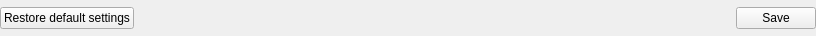
<?xml version="1.0" encoding="UTF-8"?>
<ui version="4.0">
 <class>RgSettingsButtonsView</class>
 <widget class="QWidget" name="RgSettingsButtonsView">
  <property name="geometry">
   <rect>
    <x>0</x>
    <y>0</y>
    <width>816</width>
    <height>36</height>
   </rect>
  </property>
  <property name="sizePolicy">
   <sizepolicy hsizetype="Preferred" vsizetype="Fixed">
    <horstretch>0</horstretch>
    <verstretch>0</verstretch>
   </sizepolicy>
  </property>
  <property name="minimumSize">
   <size>
    <width>0</width>
    <height>36</height>
   </size>
  </property>
  <property name="windowTitle">
   <string>Form</string>
  </property>
  <layout class="QVBoxLayout" name="verticalLayout">
   <property name="sizeConstraint">
    <enum>QLayout::SetMinimumSize</enum>
   </property>
   <property name="leftMargin">
    <number>0</number>
   </property>
   <property name="topMargin">
    <number>5</number>
   </property>
   <property name="rightMargin">
    <number>0</number>
   </property>
   <property name="bottomMargin">
    <number>5</number>
   </property>
   <item>
    <layout class="QHBoxLayout" name="buttonLayout">
     <property name="spacing">
      <number>6</number>
     </property>
     <property name="leftMargin">
      <number>0</number>
     </property>
     <property name="topMargin">
      <number>0</number>
     </property>
     <property name="rightMargin">
      <number>0</number>
     </property>
     <property name="bottomMargin">
      <number>0</number>
     </property>
     <item>
      <widget class="QPushButton" name="defaultSettingsPushButton">
       <property name="sizePolicy">
        <sizepolicy hsizetype="Minimum" vsizetype="Minimum">
         <horstretch>0</horstretch>
         <verstretch>0</verstretch>
        </sizepolicy>
       </property>
       <property name="text">
        <string>Restore default settings</string>
       </property>
       <property name="flat">
        <bool>false</bool>
       </property>
      </widget>
     </item>
     <item>
      <spacer name="horizontalSpacer">
       <property name="orientation">
        <enum>Qt::Horizontal</enum>
       </property>
       <property name="sizeType">
        <enum>QSizePolicy::Expanding</enum>
       </property>
       <property name="sizeHint" stdset="0">
        <size>
         <width>375</width>
         <height>20</height>
        </size>
       </property>
      </spacer>
     </item>
     <item>
      <widget class="QPushButton" name="saveSettingsButton">
       <property name="text">
        <string>Save</string>
       </property>
      </widget>
     </item>
    </layout>
   </item>
  </layout>
 </widget>
 <resources/>
 <connections/>
</ui>
